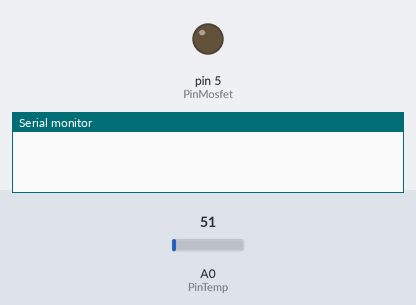
A sketch run on a simulated Arduino Uno, built with avr-gcc and run on an emulated ATmega328P. On the bench: output pins drawn as LEDs (lit = HIGH), the last lines printed to the serial monitor. The inputs (shaded band) are chosen by the test bench; at power-on: A0 (PinTemp) = 51.

Above: at 0.01 s.
At 1.2 s:
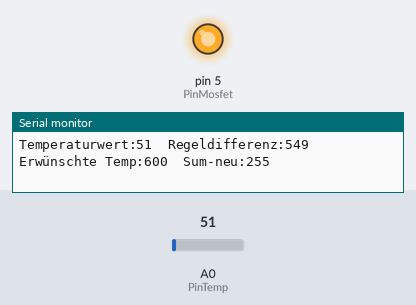
1.3 s: A0 (PinTemp) set to 94
4.3 s: A0 (PinTemp) set to 111
Timing chart, 0 to 7.3 s (numbered marks = the images above; inputs shaded):
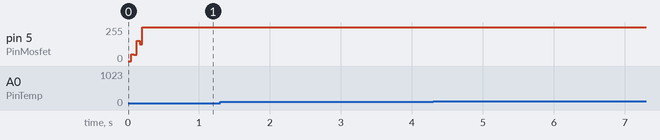

The sketch:

Hausmodell-I.ino
```cpp
#define PinMosfet 5  // Runde Ecken 5, Eckige Ecken 3
#define PinTemp A0
#define DesiredTemp 600
float IFaktor = 0.4;
unsigned long letzteAusgabe = 0;
const unsigned long intervall = 50;
long t_alt = 0;
long t_neu = 0;

long sum_alt = 0;
long sum_neu = 0;

void setup() {
  // put your setup code here, to run once:
  pinMode(PinMosfet, OUTPUT);
  pinMode(PinTemp, INPUT);
  Serial.begin(9600);
}

void loop() {
  int temperaturWert = analogRead(PinTemp);
  int regelDifferenz = DesiredTemp - temperaturWert;
  t_neu = millis();
  sum_neu = IFaktor * (regelDifferenz * (t_neu - t_alt) + sum_alt);
  sum_neu = constrain(sum_neu, 0,255);
  analogWrite(PinMosfet, sum_neu);
  if (millis() - letzteAusgabe >= intervall) {
    letzteAusgabe = millis();
    Serial.print("Temperaturwert:");
    Serial.print(temperaturWert);
    Serial.print("\tRegeldifferenz:");
    Serial.print(regelDifferenz);
    Serial.print("\tErwünschte Temp:");
    Serial.print(DesiredTemp);
    Serial.print("\tSum-neu:");
    Serial.print(sum_neu);


    Serial.println();
  }
  sum_alt = sum_neu;
  t_alt = t_neu;
}
```
